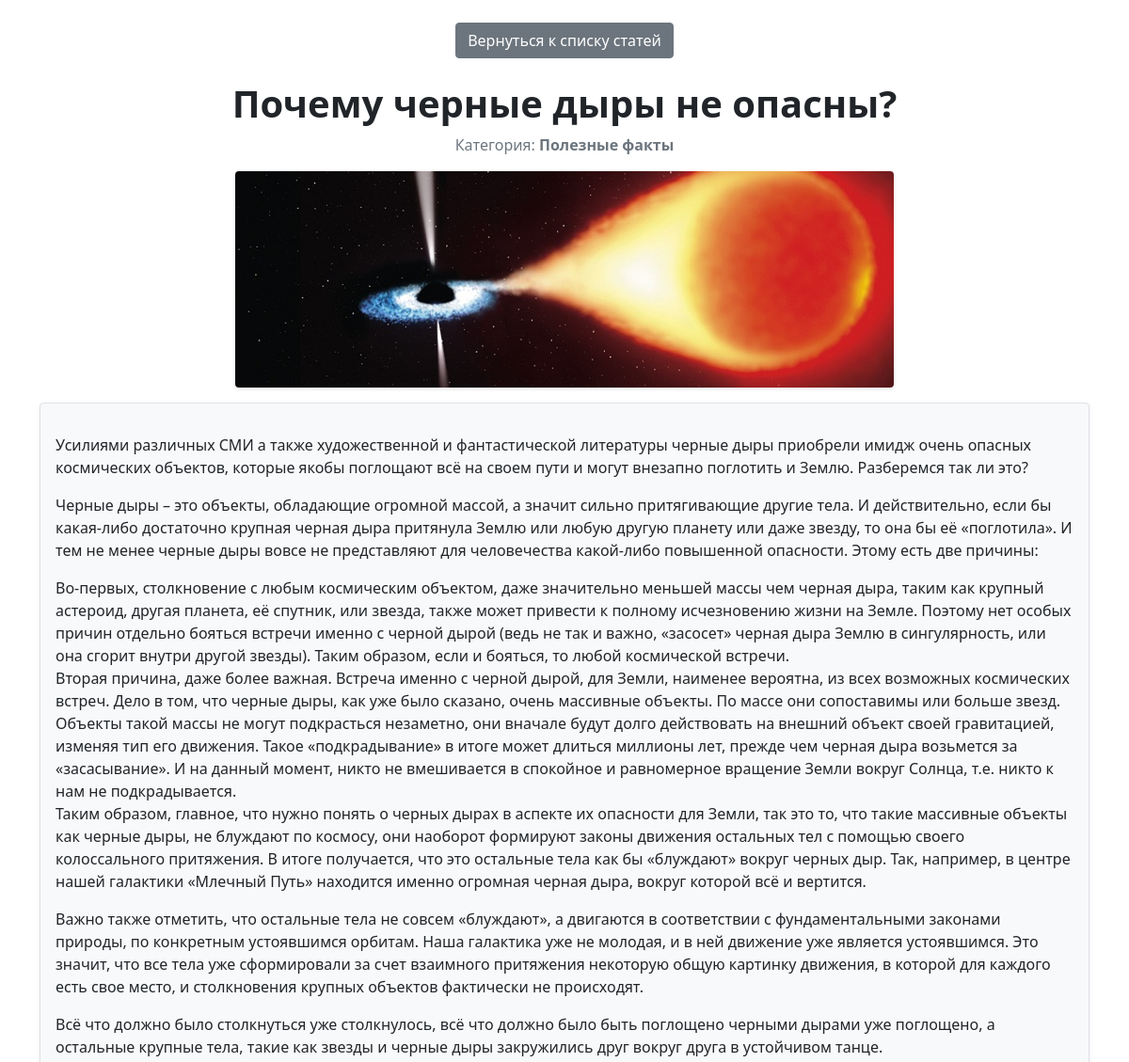
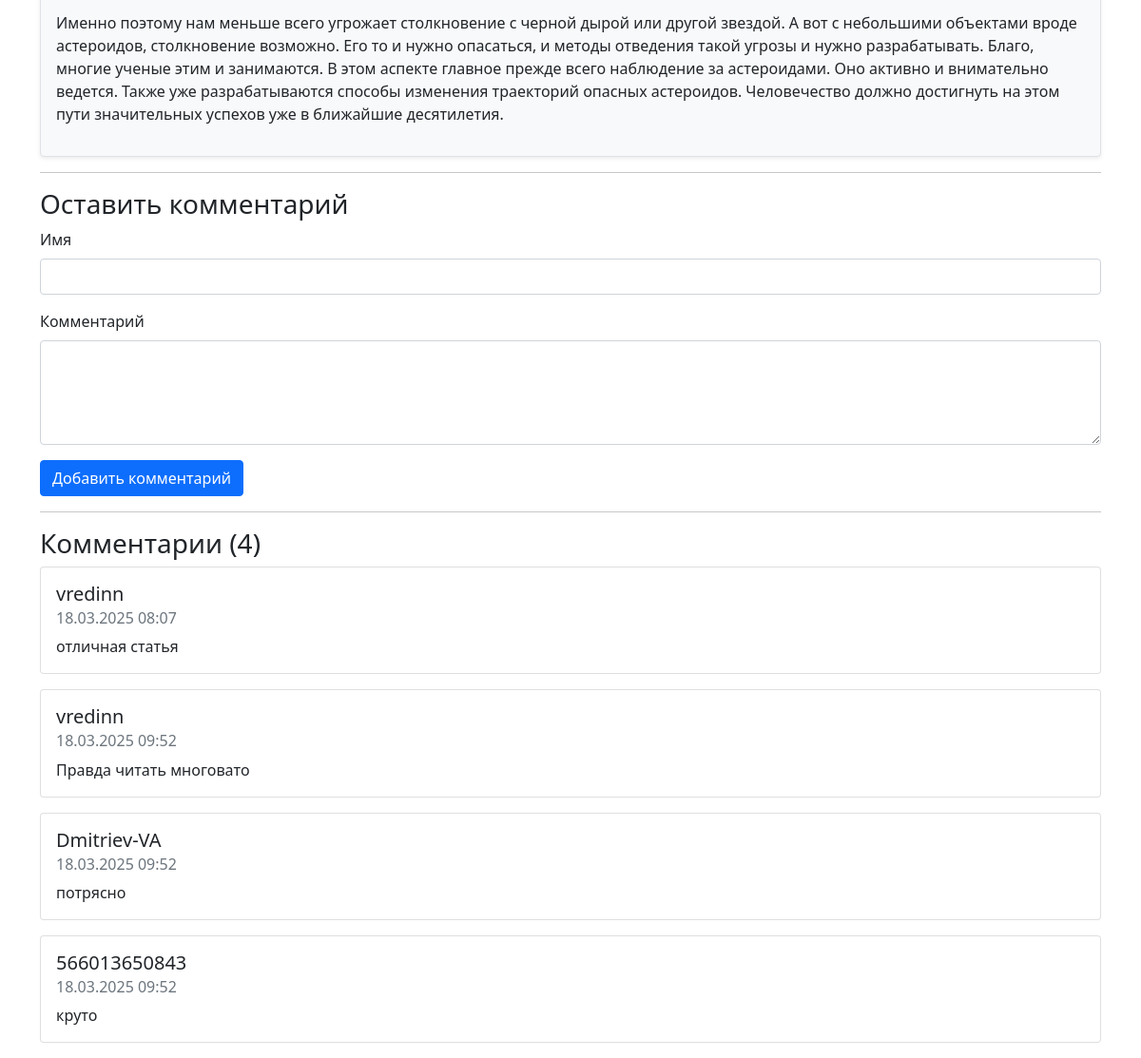
/articles/1/, run on the app's committed database (2 pictures, top to bottom).
### main/models.py (models this page shows, shortened)
class Article(models.Model):
    title = models.CharField(max_length=255, blank=False)
    description = models.TextField(blank=True)
    public_date = models.DateTimeField(
        blank=False, auto_now_add=True
    )  # Changed to DateTimeField
    image = models.ImageField(upload_to="images", blank=True)
    category = models.ForeignKey(
        Category,
        related_name="articles",
        on_delete=models.CASCADE,
        blank=True,
        null=True,
    )

class Category(models.Model):
    name = models.CharField(max_length=255, blank=False)

class Comment(models.Model):
    article = models.ForeignKey(
        Article, related_name="comments", on_delete=models.CASCADE
    )
    username = models.CharField(max_length=255, blank=False)
    comment_date = models.DateTimeField(
        blank=False, auto_now_add=True
    )  # Changed to DateTimeField
    comment_text = models.TextField(blank=False)

### main/views.py (the view, shortened to what this page needs)
# urls.py: path("articles/<int:article_id>/", views.article_detail, name="article-detail"),
def article_detail(request, article_id):
    article = get_object_or_404(Article, pk=article_id)
    categories = request.GET.getlist("category")
    return render(request, "main/article_detail.html", {"article": article,
            "categories": categories,})

### main/templates/main/article_detail.html (shortened to what this page needs)
{% extends "./base.html" %}
{% block body %}
<div class="container mt-4">
    <div class="text-center mb-4">
        <a href="{% url 'index' %}?q={{ request.GET.q }}{% for category in categories %}&category={{ category }}{% endfor %}"
            class="btn btn-secondary">Вернуться к списку статей</a>
    </div>
    <h1 class="text-center fw-bold">{{ article.title }}</h1>
    <p class="text-center text-muted">Категория: <strong>{{ article.category.name }}</strong></p>
    <div class="text-center">
        <img src="{{ article.image.url }}" class="img-fluid d-block mx-auto rounded shadow-sm"
            style="max-height: 400px; object-fit: cover;" alt="{{ article.title }}">
    </div>
    <div class="mt-3 p-3 border rounded bg-light shadow-sm">
        <p class="fs-5 text-justify">{{ article.description|linebreaks }}</p>
    </div>
    <hr>
    <h3>Оставить комментарий</h3>
    <form id="commentForm" method="POST"
        action="{% url 'article-detail' article.id %}?q={{ request.GET.q }}{% for category in categories %}&category={{ category }}{% endfor %}">
        <div class="mb-3">
            <label for="username" class="form-label">Имя</label>
            <input type="text" name="username" id="username" class="form-control" required>
        </div>
        <div class="mb-3">
            <label for="comment_text" class="form-label">Комментарий</label>
            <textarea name="comment_text" id="comment_text" class="form-control" rows="4" required></textarea>
        </div>
        <button type="submit" class="btn btn-primary">Добавить комментарий</button>
    </form>
    <hr>
    <h3>Комментарии (<span id="commentCount">{{ article.comments.count }}</span>)</h3>
    <div id="commentList">
        {% for comment in article.comments.all %}
        <div class="card mb-3">
            <div class="card-body">
                <h5 class="card-title">{{ comment.username }}</h5>
                <h6 class="card-subtitle text-muted">{{ comment.comment_date|date:"d.m.Y H:i" }}</h6>
                <p class="card-text mt-2">{{ comment.comment_text }}</p>
            </div>
        </div>
        {% empty %}
        <p>Комментариев пока нет. Будьте первым!</p>
        {% endfor %}
    </div>
</div>
{% endblock %}

### data on the page
Article: title "Почему черные дыры не опасны?", category.name "Полезные факты", image (picture), description "Усилиями различных СМИ а также художественной и фантастической литературы черные дыры приобрели имидж очень опасных космических объектов, которые якобы поглощают всё на своем пути и могут внезапно поглотить и Землю. Разберемся так ли это? Черные дыры – это объекты, обладающие огромной массой, а значит сильно притягивающие другие тела. И действительно, если бы какая-либо достаточно крупная черная дыра притянула Землю или любую другую планету или даже звезду, то она бы её «поглотила». И тем не менее черные дыры вовсе не представляют для человечества какой-либо повышенной опасности. Этому есть две причины: Во-первых, столкновение с любым космическим объектом, даже значительно меньшей массы чем…", comments.count "4"
Comment: username "vredinn", comment_date "18.03.2025 08:07", comment_text "отличная статья"
Comment: username "vredinn", comment_date "18.03.2025 09:52", comment_text "Правда читать многовато"
Comment: username "Dmitriev-VA", comment_date "18.03.2025 09:52", comment_text "потрясно"
Comment: username "566013650843", comment_date "18.03.2025 09:52", comment_text "круто"
